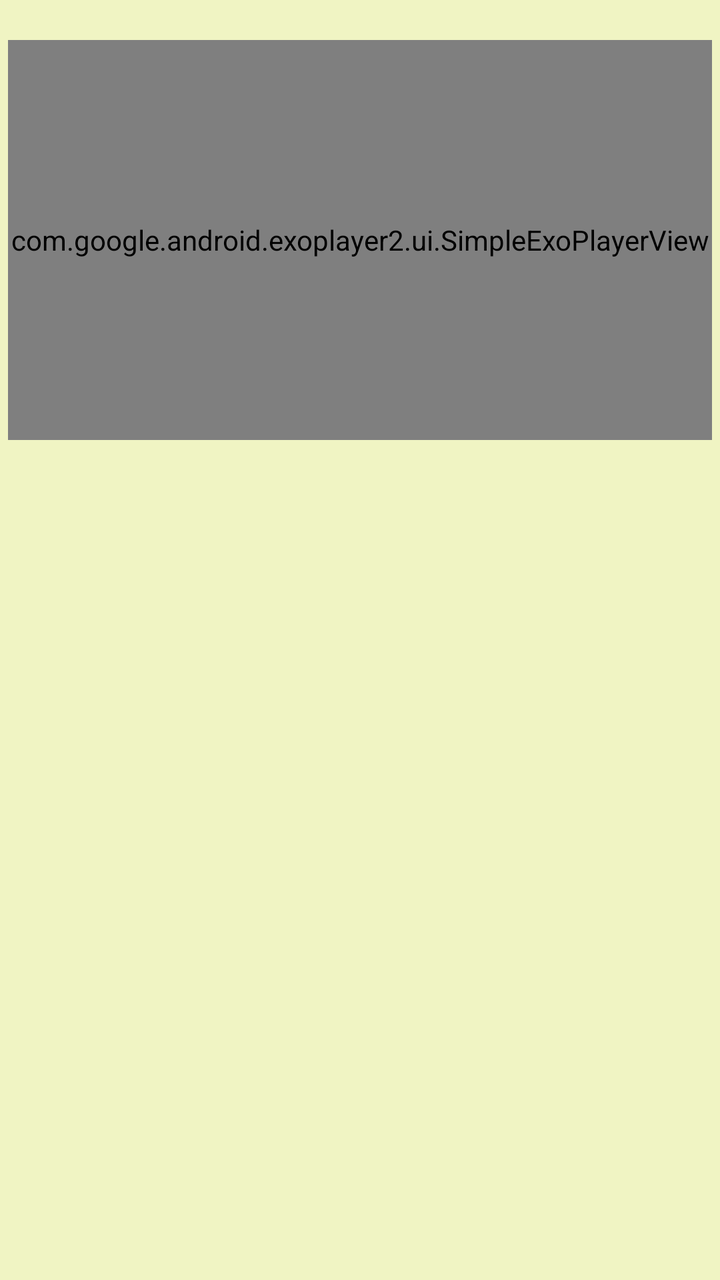
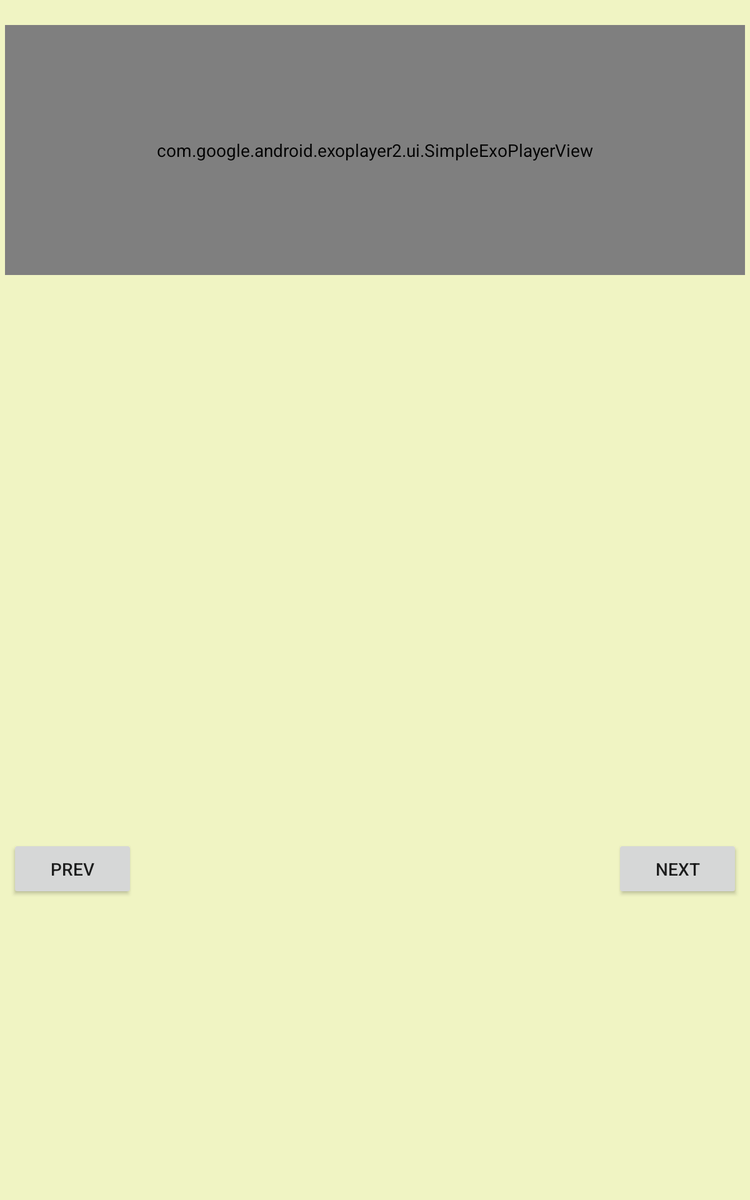

The same Android screen from two of the app's own layout files: first res/layout/ as a phone draws it, then the repository's variant for another configuration, drawn on a device whose configuration selects that folder. Both files follow.
<!-- AndroidManifest.xml: application theme AppTheme -->
<!-- res/layout/fragment_recipe_steps.xml -->
<?xml version="1.0" encoding="utf-8"?>
<FrameLayout xmlns:android="http://schemas.android.com/apk/res/android"
    xmlns:app="http://schemas.android.com/apk/res-auto"
    xmlns:tools="http://schemas.android.com/tools"
    android:layout_width="match_parent"
    android:layout_height="match_parent"
    android:background="@color/lime">

    <android.support.constraint.ConstraintLayout xmlns:app="http://schemas.android.com/apk/res-auto"
        xmlns:tools="http://schemas.android.com/tools"
        android:layout_width="match_parent"
        android:layout_height="match_parent"
        tools:context=".ui.RecipeStepsFragment">

        <com.google.android.exoplayer2.ui.SimpleExoPlayerView
            android:id="@+id/playerView"
            android:layout_width="0dp"
            android:layout_height="200dp"
            android:layout_marginEnd="4dp"
            android:layout_marginStart="4dp"
            android:layout_marginTop="20dp"
            android:layout_marginBottom="20dp"
            android:visibility="visible"
            app:layout_constraintEnd_toEndOf="parent"
            app:layout_constraintStart_toStartOf="parent"
            app:layout_constraintTop_toTopOf="parent">

        </com.google.android.exoplayer2.ui.SimpleExoPlayerView>

        
            
            
            
            
            

        <ImageView
            android:id="@+id/stepsVideo"
            android:layout_width="0dp"
            android:layout_height="200dp"
            android:layout_marginTop="20dp"
            android:layout_marginBottom="20dp"
            android:src="@drawable/novideo"
            android:visibility="gone"
            app:layout_constraintEnd_toEndOf="parent"
            app:layout_constraintStart_toStartOf="parent"
            app:layout_constraintTop_toTopOf="parent" />

        <ScrollView
            android:id="@+id/descriptionScrollView"
            android:layout_width="0dp"
            android:layout_height="250dp"
            android:layout_marginEnd="8dp"
            android:layout_marginStart="8dp"
            android:layout_marginTop="230dp"
            app:layout_constraintEnd_toEndOf="parent"
            app:layout_constraintStart_toStartOf="parent"
            app:layout_constraintTop_toTopOf="parent">

            <TextView
                android:id="@+id/stepDesc"
                android:layout_width="match_parent"
                android:layout_height="wrap_content"
                android:layout_marginLeft="10dp"
                android:layout_marginRight="10dp"
                android:layout_marginTop="20dp"
                android:textSize="14sp"
                android:textStyle="italic" />

        </ScrollView>

        
            
            
            
            
            
            
            
            
            
            
            

        <ImageView
            android:id="@+id/leftbutton"
            android:layout_width="100dp"
            android:layout_height="wrap_content"
            android:layout_marginLeft="8dp"
            android:layout_marginStart="8dp"
            android:adjustViewBounds="true"
            android:scaleType="fitCenter"
            android:src="@drawable/right"
            android:rotation="180"
            app:layout_constraintBottom_toBottomOf="parent"
            app:layout_constraintStart_toStartOf="parent"
            app:layout_constraintTop_toBottomOf="@+id/descriptionScrollView" />

        <ImageView

            android:id="@+id/rightButton"
            android:layout_width="100dp"
            android:layout_height="wrap_content"
            android:layout_marginEnd="8dp"
            android:layout_marginRight="8dp"
            android:adjustViewBounds="true"
            android:scaleType="fitCenter"
            android:src="@drawable/right"
            app:layout_constraintBottom_toBottomOf="parent"
            app:layout_constraintEnd_toEndOf="parent"
            app:layout_constraintTop_toBottomOf="@+id/descriptionScrollView" />


    </android.support.constraint.ConstraintLayout>
</FrameLayout>
<!-- resources referenced by this layout -->
<resources>
  <color name="lime">#F0F4C3</color>
  <style name="AppTheme" parent="Theme.AppCompat.Light.DarkActionBar">
          
          
          
          
          
          
          <item name="colorPrimary">#9E9D24</item>
          <item name="colorPrimaryDark">#827717</item>
          <item name="colorAccent">@color/colorAccent</item>
      </style>
  <color name="colorAccent">#FF4081</color>
</resources>
<!-- res/layout-sw600dp/fragment_recipe_steps.xml (the repository's variant of the layout above) -->
<!-- drawn on a 7-inch tablet held upright -->
<?xml version="1.0" encoding="utf-8"?>
<FrameLayout xmlns:android="http://schemas.android.com/apk/res/android"
xmlns:app="http://schemas.android.com/apk/res-auto"
xmlns:tools="http://schemas.android.com/tools"
android:layout_width="match_parent"
android:layout_height="match_parent"
android:background="@color/lime">

<android.support.constraint.ConstraintLayout xmlns:app="http://schemas.android.com/apk/res-auto"
    xmlns:tools="http://schemas.android.com/tools"
    android:layout_width="match_parent"
    android:layout_height="match_parent"
    tools:context=".ui.RecipeStepsFragment">

    <com.google.android.exoplayer2.ui.SimpleExoPlayerView
        android:id="@+id/playerView"
        android:layout_width="0dp"
        android:layout_height="200dp"
        android:layout_marginEnd="4dp"
        android:layout_marginStart="4dp"
        android:layout_marginTop="20dp"
        android:layout_marginBottom="20dp"
        android:visibility="visible"
        app:layout_constraintEnd_toEndOf="parent"
        app:layout_constraintStart_toStartOf="parent"
        app:layout_constraintTop_toTopOf="parent">

    </com.google.android.exoplayer2.ui.SimpleExoPlayerView>

    
    
    
    
    
    

    <ImageView
        android:id="@+id/stepsVideo"
        android:layout_width="0dp"
        android:layout_height="200dp"
        android:layout_marginTop="20dp"
        android:layout_marginBottom="20dp"
        android:src="@drawable/novideo"
        android:visibility="gone"
        app:layout_constraintEnd_toEndOf="parent"
        app:layout_constraintStart_toStartOf="parent"
        app:layout_constraintTop_toTopOf="parent" />

    <ScrollView
        android:id="@+id/descriptionScrollView"
        android:layout_width="0dp"
        android:layout_height="200dp"
        android:layout_marginEnd="8dp"
        android:layout_marginStart="8dp"
        android:layout_marginTop="230dp"
        app:layout_constraintEnd_toEndOf="parent"
        app:layout_constraintStart_toStartOf="parent"
        app:layout_constraintTop_toTopOf="parent">

        <TextView
            android:id="@+id/stepDesc"
            android:layout_width="match_parent"
            android:layout_height="wrap_content"
            android:layout_marginLeft="10dp"
            android:layout_marginRight="10dp"
            android:layout_marginTop="20dp"
            android:textSize="14sp"
            android:textStyle="italic" />

    </ScrollView>

    <Button
        android:id="@+id/leftbutton"
        android:layout_width="100dp"
        android:layout_height="wrap_content"
        android:layout_marginLeft="8dp"
        android:layout_marginStart="8dp"
        android:adjustViewBounds="true"
        android:scaleType="fitCenter"
        android:text="Prev"
        app:layout_constraintBottom_toBottomOf="parent"
        app:layout_constraintStart_toStartOf="parent"
        app:layout_constraintTop_toBottomOf="@+id/descriptionScrollView" />

    <Button
        android:id="@+id/rightButton"
        android:layout_width="100dp"
        android:layout_height="wrap_content"
        android:layout_marginEnd="8dp"
        android:layout_marginRight="8dp"
        android:adjustViewBounds="true"
        android:scaleType="fitCenter"
        android:text="Next"
        app:layout_constraintBottom_toBottomOf="parent"
        app:layout_constraintEnd_toEndOf="parent"
        app:layout_constraintTop_toBottomOf="@+id/descriptionScrollView" />


</android.support.constraint.ConstraintLayout>
</FrameLayout>
